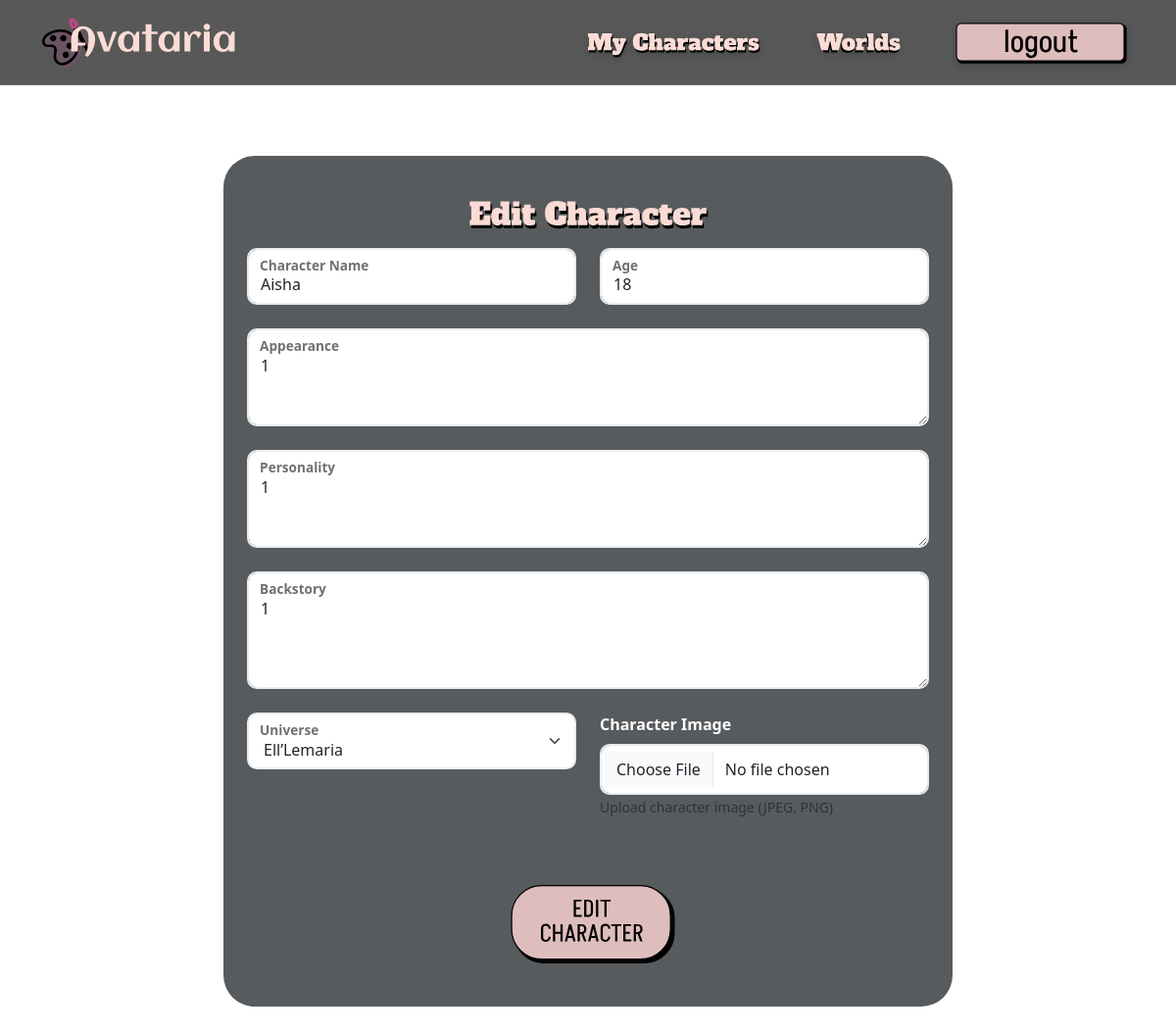
Screenshot of /edit_character/5 (signed in) with the database file from the repository.
### models.py (models this page shows)
class Character(db.Model):
    id = db.Column(db.Integer, primary_key=True)
    name = db.Column(db.String(150), nullable=False)
    age = db.Column(db.Integer, nullable=False)
    appearance = db.Column(db.Text, nullable=False)
    personality = db.Column(db.Text, nullable=False)
    backstory = db.Column(db.Text, nullable=False)
    image_filename = db.Column(db.String(300))  # Path to uploaded image
    universe_id = db.Column(db.Integer, db.ForeignKey('universe.id'), nullable=False)
    user_id = db.Column(db.Integer, db.ForeignKey('user.id'), nullable=False)

### characters/routes.py (the view, shortened to what this page needs)
@characters_bp.route('/edit_character/<int:char_id>', methods=['GET', 'POST'])
def edit_character(char_id):
    character = Character.query.get_or_404(char_id)
    if character.user_id != session.get('user_id'):
        flash('Access denied.', 'danger')
        return redirect(url_for('characters.dashboard'))
    form = CharacterForm(obj=character)
    form.universe.choices = [(u.id, u.name) for u in Universe.query.all()]
    return render_template('edit_character.html', form=form)

### forms.py
class CharacterForm(FlaskForm):
    name = StringField('Character Name', validators=[DataRequired(), Length(min=1, max=150)])
    age = IntegerField('Age', validators=[DataRequired(), NumberRange(min=0, max=500)])
    appearance = TextAreaField('Appearance', validators=[DataRequired()])
    personality = TextAreaField('Personality', validators=[DataRequired()])
    backstory = TextAreaField('Backstory', validators=[DataRequired()])
    universe = SelectField('Universe', coerce=int, validators=[DataRequired()])  # Choices set in view
    image = FileField('Character Image', validators=[FileAllowed(['jpg', 'png', 'jpeg'], 'Images only!')])

### app.py (called while the page is built)
@app.before_request
def make_session_permanent():
    session.permanent = True
    app.permanent_session_lifetime = timedelta(minutes=30)

### templates/edit_character.html (shortened to what this page needs)
{% extends 'base.html' %}
{% block content %}
<div class="container py-5">
    <div class="row justify-content-center">
        <div class="col-lg-8 bg-dark bg-opacity-75 rounded-5 p-4">
            <div class="text-center">
                <img src="{{ url_for('static', filename='elements/edit-char.svg') }}"
                     alt="Edit Character"
                     class="header-image"
                     height="70">
            </div>
            <form method="POST" enctype="multipart/form-data">
                <div class="row">
                    <div class="col-md-6 mb-4">
                        <div class="form-floating">
                            {{ form.name(class="form-control", id="nameInput", placeholder=" ") }}
                            {{ form.name.label(class="form-label", for="nameInput") }}
                        </div>
                    </div>
                    <div class="col-md-6 mb-4">
                        <div class="form-floating">
                            {{ form.age(class="form-control", id="ageInput", placeholder=" ") }}
                            {{ form.age.label(class="form-label", for="ageInput") }}
                        </div>
                    </div>
                </div>
                <div class="mb-4">
                    <div class="form-floating">
                        {{ form.appearance(class="form-control", id="appearanceInput", placeholder=" ", style="height: 100px") }}
                        {{ form.appearance.label(class="form-label", for="appearanceInput") }}
                    </div>
                </div>
                <div class="mb-4">
                    <div class="form-floating">
                        {{ form.personality(class="form-control", id="personalityInput", placeholder=" ", style="height: 100px") }}
                        {{ form.personality.label(class="form-label", for="personalityInput") }}
                    </div>
                </div>
                <div class="mb-4">
                    <div class="form-floating">
                        {{ form.backstory(class="form-control", id="backstoryInput", placeholder=" ", style="height: 120px") }}
                        {{ form.backstory.label(class="form-label", for="backstoryInput") }}
                    </div>
                </div>
                <div class="row">
                    <div class="col-md-6 mb-4">
                        <div class="form-floating">
                            {{ form.universe(class="form-select", id="universeInput") }}
                            {{ form.universe.label(class="form-label", for="universeInput") }}
                        </div>
                    </div>
                    <div class="col-md-6 mb-4">
                        <div class="form-group">
                            {{ form.image.label(class="form-label text-white") }}
                            {{ form.image(class="form-control", accept="image/*") }}
                            <small class="form-text">Upload character image (JPEG, PNG)</small>
                        </div>
                    </div>
                </div>
                <div class="text-center mt-4">
                    <button type="submit" class="image-button p-0 border-0 bg-transparent">
                        <img src="{{ url_for('static', filename='elements/edit.svg') }}"
                             alt="Save Character"
                             height="120">
                    </button>
                </div>
            </form>
        </div>
    </div>
</div>
{% endblock %}

### templates/edit_character.html (style rules this page uses)
.form-label { font-weight: 600; color: #495057; margin-bottom: 0.5rem; }
.form-control, .form-select { border-radius: 10px; padding: 12px 15px; border: 2px solid #e9ecef; transition: all 0.3s ease; }
textarea.form-control { min-height: 120px; resize: vertical; }

### rows the page displays
Character: name "Aisha", age "18", appearance "1", personality "1", backstory "1", universe "Ell’Lemaria"
